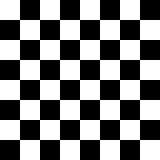

Here is the Python script that generated this plot:
import numpy as np
from PIL import Image

len = 160
unit = len//8

chess = np.zeros((len,len,3),'uint8')
for i in range(8):
    for j in range(8):
        if (i+j) % 2 == 0:
            chess[i*unit:(i+1)*unit, j*unit:(j+1)*unit,:] = np.ones(shape=(unit,unit,3))*255

chess_image = Image.fromarray(chess)
chess_image.save('chess.jpg')